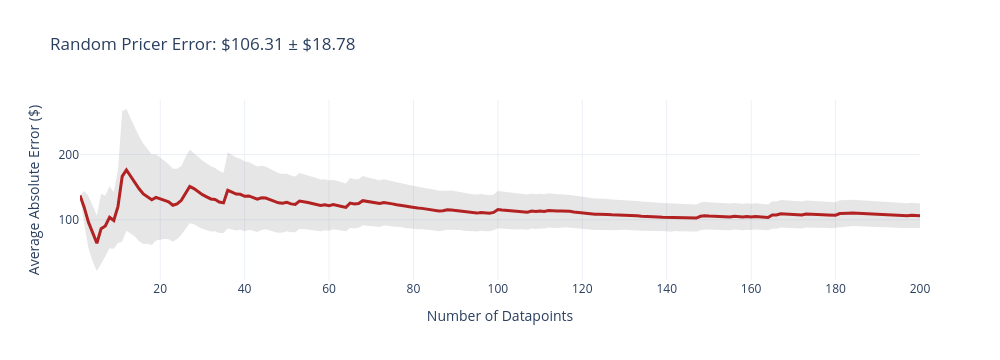
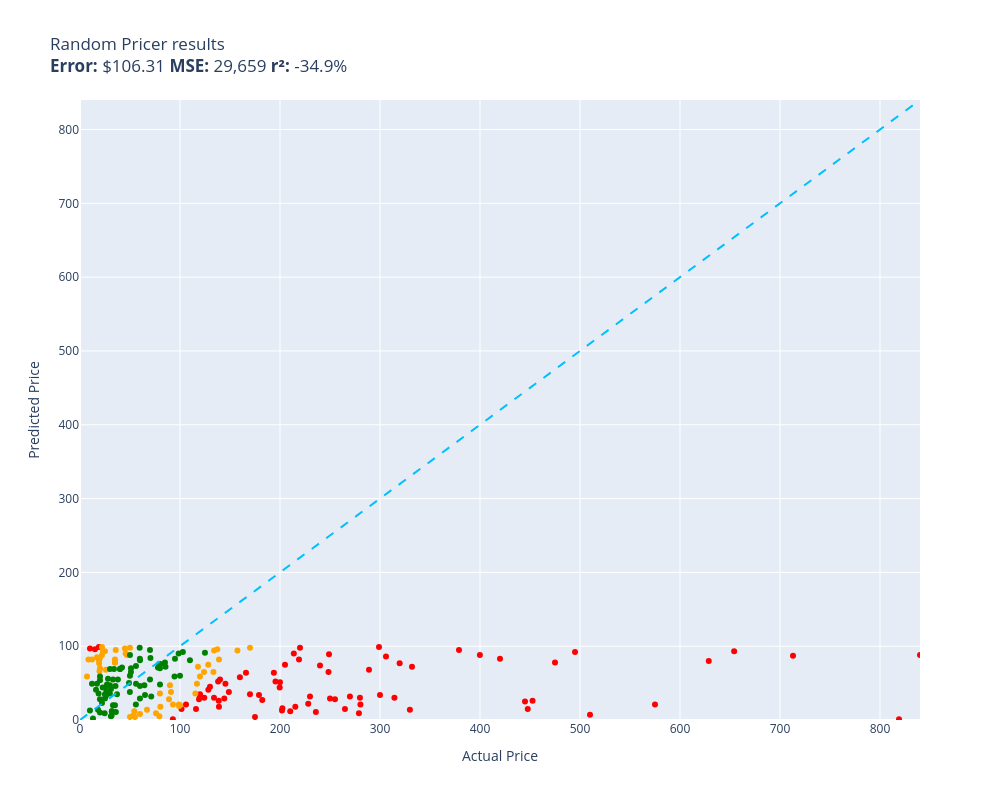

Notebook code cell kept with these figures, in order:
### Code cell
random.seed(42)
evaluate(random_pricer,test)

### Figure 1 — Plotly figure (JSON) as saved in the notebook; plotly's stock layout.template omitted (floating-point values rounded to 4 significant figures; data arrays with more than 128 entries replaced by an {"elided": "..."} marker saying what was removed)
{"data": [{"fill": "toself", "fillcolor": "rgba(128,128,128,0.2)", "hoverinfo": "skip", "line": {"color": "rgba(255,255,255,0)"}, "name": "95% CI", "showlegend": false, "type": "scatter", "x": {"elided": "400 int values"}, "y": {"elided": "400 float values"}}, {"customdata": {"elided": "200x1 float values"}, "hovertemplate": "n=%{x}<br>Avg Error=$%{y:,.2f}<br>±95% CI=$%{customdata[0]:,.2f}<extra></extra>", "line": {"color": "firebrick", "width": 3}, "mode": "lines", "name": "Cumulative Avg Error", "type": "scatter", "x": {"elided": "200 int values"}, "y": {"elided": "200 float values"}}], "layout": {"height": 360, "showlegend": false, "title": {"text": "Random Pricer Error: $106.31 ± $18.78"}, "width": 1000, "xaxis": {"title": {"text": "Number of Datapoints"}}, "yaxis": {"title": {"text": "Average Absolute Error ($)"}}}}

### Figure 2 — Plotly figure (JSON) as saved in the notebook; plotly's stock layout.template omitted (floating-point values rounded to 4 significant figures)
{"data": [{"customdata": [["Old Blood Noise Excess V2 Distortion Cho...\nGuess=$82.00 Actual=$219.00"], ["telpo Headlight Assembly Fit For 15 Camr...\nGuess=$15.00 Actual=$115.99"], ["RBC12-UPC Replacement Battery Cartridge ...\nGuess=$32.00 Actual=$229.99"], ["SuppliesOutlet Compatible Toner Cartridg...\nGuess=$29.00 Actual=$144.29"], ["ACDelco GM Original Equipment FW339 Fron...\nGuess=$18.00 Actual=$215.33"], ["Pump Head TBVECHI 175PSI 4KW 5.5HP 21CFM...\nGuess=$14.00 Actual=$329.90"], ["Bam France 2002XL Contoured Hightech Bla...\nGuess=$87.00 Actual=$713.00"], ["Metabo HPT 36V MultiVolt™ Cordless Rotar...\nGuess=$95.00 Actual=$379.00"], ["APS iBoard 6-inch Aluminum (Black Powder...\nGuess=$12.00 Actual=$210.23"], ["PEMP E65 E66 CDC Simulate Optical Fiber ...\nGuess=$28.00 Actual=$119.00"], ["Intermatic PX300 12V 300W Transformer wi...\nGuess=$30.00 Actual=$134.00"], ["SKB iSeries 3i-13096-6KP Case for BlackM...\nGuess=$4.00 Actual=$174.99"], ["Bam Trekking 3027SB Single Black Clarine...\nGuess=$72.00 Actual=$332.00"], ["DEWALT 20V MAX* XR Impact Driver with Bl...\nGuess=$26.00 Actual=$452.53"], ["Mini PC, Kinupute Desktop Computer E3-12...\nGuess=$92.00 Actual=$495.00"], ["GanFindX Portable Car Hand Controls for ...\nGuess=$58.00 Actual=$159.90"], ["Canon EOS Rebel T7 Digital SLR Camera wi...\nGuess=$1.00 Actual=$819.00"], ["Travelpro Platinum Elite Slim Business L...\nGuess=$90.00 Actual=$213.83"], ["JRready ST6313 DT Deutsch Connector Kit,...\nGuess=$44.00 Actual=$199.68"], ["Tidal Front + Rear Fender Flares 4PC Poc...\nGuess=$28.00 Actual=$254.99"], ["Dakota Alert MURS Alert Probe Sensor - M...\nGuess=$98.00 Actual=$219.99"], ["Wenger City Upgrade Laptop Backpack with...\nGuess=$49.00 Actual=$145.42"], ["AUTOFREE LED Tail Lights Assembly Compat...\nGuess=$13.00 Actual=$201.99"], ["3D Tree Hole Branches 075 Stair Risers D...\nGuess=$45.00 Actual=$129.99"], ["KOHLER 18865-CP Filtered Water Faucet, P...\nGuess=$78.00 Actual=$475.00"], ["Fjallraven, Kanken Laptop 15\" Backpack f...\nGuess=$34.00 Actual=$119.65"], ["Evan-Fischer Front Bumper Cover Compatib...\nGuess=$16.00 Actual=$202.38"], ["Sumerain S1339CM Double Handle Widesprea...\nGuess=$11.00 Actual=$235.86"], ["Poison Spyder 10-08-020 Rocker Knocker\nGuess=$80.00 Actual=$628.76"], ["VLAND LED Smoked Taillights Compatible F...\nGuess=$74.00 Actual=$239.99"], ["Lighted Triangle Mirror Cabinet Bathroom...\nGuess=$25.00 Actual=$445.00"], ["Trail Gear Twin Stick Kit for Top Shift ...\nGuess=$30.00 Actual=$279.92"], ["Engine Thermostat, Replace 19301-PAA-306...\nGuess=$99.00 Actual=$18.89"], ["Dell Optiplex 390 Desktop Computer i3 3....\nGuess=$30.00 Actual=$124.27"], ["ANZO USA 111207 GMC SIERRA 99-06 / YUKON...\nGuess=$27.00 Actual=$182.28"], ["Kingston Brass KS269SN Kingston Clawfoot...\nGuess=$86.00 Actual=$305.99"], ["EMART Photography C Stand with Boom Arm,...\nGuess=$35.00 Actual=$119.99"], ["Pioneer 2AM401-BN Two Handle Kitchen Fau...\nGuess=$22.00 Actual=$228.22"], ["Aeromotive 13304 Regulator, X1 Adjustabl...\nGuess=$32.00 Actual=$269.95"], ["Walker Exhaust Ultra EPA 16478 Direct Fi...\nGuess=$21.00 Actual=$574.99"], ["MGP Caliper Covers 39011SACURD Red Powde...\nGuess=$89.00 Actual=$249.00"], ["Canon Sure Shot 90u 35mm Date Camera\nGuess=$88.00 Actual=$399.89"], ["Mikrotik RB3011UIAS-RM RouterBOARD 10xGi...\nGuess=$99.00 Actual=$299.00"], ["AC Compressor & A/C Kit For BMW 335i 335...\nGuess=$30.00 Actual=$314.41"], ["DuraGo 29515020 Front Hub Assembly\nGuess=$41.00 Actual=$128.34"], ["MXR Carbon Copy Deluxe Analog Delay Guit...\nGuess=$52.00 Actual=$195.50"], ["Ibanez M510OVS Acoustic Mandolin in Vint...\nGuess=$35.00 Actual=$169.99"], ["Cardone 84-58642 New HEI Electronic Dist...\nGuess=$64.00 Actual=$165.99"], ["Universal Power Group 12V 100Ah Sealed L...\nGuess=$51.00 Actual=$199.99"], ["18 Inch White Undermount Kitchen Sink - ...\nGuess=$34.00 Actual=$179.00"], ["New Replacement seat cover fits Yamaha M...\nGuess=$18.00 Actual=$138.95"], ["Raspberry Pi 3 Model B+ Aluminum Case Me...\nGuess=$96.00 Actual=$14.99"], ["SP Air Corporation SP-8102BU 1/4-Inch He...\nGuess=$75.00 Actual=$204.99"], ["ASUS VY279HE-W 27” 1080P Monitor - White...\nGuess=$52.00 Actual=$138.10"], ["Music Hall pa15.3 MM/MC Phono Preamplifi...\nGuess=$29.00 Actual=$250.00"], ["4 Inches Rolled Muffler Tip Catback Exha...\nGuess=$64.00 Actual=$193.88"], ["Competition Clutch Disc and Pressure Pla...\nGuess=$7.00 Actual=$510.00"], ["APS iBoard (304 Stainless Steel Polished...\nGuess=$15.00 Actual=$264.95"], ["KUNFINE Android Radio CarPlay & Android ...\nGuess=$21.00 Actual=$106.00"], ["StonKraft Brass Chess Board Game Set wit...\nGuess=$55.00 Actual=$140.00"], ["VIPMOTOZ Sequential Turn Signal Premium ...\nGuess=$9.00 Actual=$278.94"], ["Venom Power Terra Hunter R/T+ R/T All-Te...\nGuess=$77.00 Actual=$319.65"], ["Audio Techinca ATW-T1002 System 10 Handh...\nGuess=$68.00 Actual=$289.00"], ["Dell XPS 13 9343-2727SLV 13.3\" Full HD S...\nGuess=$88.00 Actual=$839.99"], ["Steering Wheel, Carbon Fiber Automotive ...\nGuess=$15.00 Actual=$447.74"], ["Replacement Remote Control fit for Sony ...\nGuess=$97.00 Actual=$9.99"], ["Pacific Drums PDCM1618TTRB 16 x 18 Inche...\nGuess=$83.00 Actual=$419.99"], ["DuraGo BR5330 Front Vented Disc Brake Ro...\nGuess=$15.00 Actual=$101.51"], ["Vinyl Soft Top Roll-up Adjustable Truck ...\nGuess=$38.00 Actual=$148.88"], ["Blanco 230966 Valea Stainless Steel Sink...\nGuess=$1.00 Actual=$92.88"], ["Empava 24\" Single Wall Ovens 10 Cooking ...\nGuess=$93.00 Actual=$654.14"], ["HP Laserjet 2100 Laser Printer W/Test Pr...\nGuess=$34.00 Actual=$299.98"], ["PowerSport Front Rear Brakes and Rotors ...\nGuess=$65.00 Actual=$248.51"], ["Garmin 010-12402-10 GT15M-TM Transom-Mou...\nGuess=$26.00 Actual=$138.74"], ["For Volvo C70 S70 V70 V40 S40 AC Compres...\nGuess=$21.00 Actual=$280.41"]], "hovertemplate": "%{customdata[0]}<extra></extra>", "legendgroup": "red", "marker": {"color": "red", "size": 6, "symbol": "circle"}, "mode": "markers", "name": "red", "orientation": "v", "showlegend": true, "type": "scatter", "x": [219.0, 116.0, 230.0, 144.3, 215.3, 329.9, 713.0, 379.0, 210.2, 119.0, 134.0, 175.0, 332.0, 452.5, 495.0, 159.9, 819.0, 213.8, 199.7, 255.0, 220.0, 145.4, 202.0, 130.0, 475.0, 119.7, 202.4, 235.9, 628.8, 240.0, 445.0, 279.9, 18.89, 124.3, 182.3, 306.0, 120.0, 228.2, 269.9, 575.0, 249.0, 399.9, 299.0, 314.4, 128.3, 195.5, 170.0, 166.0, 200.0, 179.0, 138.9, 14.99, 205.0, 138.1, 250.0, 193.9, 510.0, 264.9, 106.0, 140.0, 278.9, 319.6, 289.0, 840.0, 447.7, 9.99, 420.0, 101.5, 148.9, 92.88, 654.1, 300.0, 248.5, 138.7, 280.4], "xaxis": "x", "y": [82, 15, 32, 29, 18, 14, 87, 95, 12, 28, 30, 4, 72, 26, 92, 58, 1, 90, 44, 28, 98, 49, 13, 45, 78, 34, 16, 11, 80, 74, 25, 30, 99, 30, 27, 86, 35, 22, 32, 21, 89, 88, 99, 30, 41, 52, 35, 64, 51, 34, 18, 96, 75, 52, 29, 64, 7, 15, 21, 55, 9, 77, 68, 88, 15, 97, 83, 15, 38, 1, 93, 34, 65, 26, 21], "yaxis": "y"}, {"customdata": [["NewPower99 Battery Kit for Samsung Galax...\nGuess=$4.00 Actual=$54.95"], ["8544771 Dryer Heating Element, 279816 Th...\nGuess=$95.00 Actual=$35.74"], ["46mm Digital Pro High-Resolution Close-U...\nGuess=$70.00 Actual=$19.99"], ["Innovative Percussion CB-6 Chamois Bass ...\nGuess=$12.00 Actual=$54.32"], ["GJY Portable TV,10.6 inch Mini TV for AT...\nGuess=$5.00 Actual=$79.36"], ["LD Products Compatible Toner Cartridge R...\nGuess=$4.00 Actual=$49.98"], ["CORSAIR Dominator Platinum RGB 32GB (2x1...\nGuess=$65.00 Actual=$124.00"], ["June Garden 12\" Sweet Dolly Charlotte - ...\nGuess=$84.00 Actual=$19.99"], ["Scranton & Co 3 Drawer Mobile File Cabin...\nGuess=$36.00 Actual=$115.35"], ["15\" Locking Shower Head Extension Arm in...\nGuess=$36.00 Actual=$79.95"], ["Projector, CRAZVIEW Projector with WiFi ...\nGuess=$6.00 Actual=$53.40"], ["Diversitech WG840585 Motor, (Ddb) 1/3Hp,...\nGuess=$94.00 Actual=$134.12"], ["Retevis RT68 Soft Earhook Walkie Talkie ...\nGuess=$59.00 Actual=$6.99"], ["Festool 492370 Platin 2 S1000 Grit 6-Inc...\nGuess=$38.00 Actual=$91.00"], ["DIMARZIO 204284 DP 163FBK Blues Bucker G...\nGuess=$47.00 Actual=$89.99"], ["BESTILL Wall Mounted Shower Faucet Set, ...\nGuess=$9.00 Actual=$76.00"], ["Miyaya@ Funny Animal Masks Collection fo...\nGuess=$85.00 Actual=$16.99"], ["Pidoko Kids Train Table, Grey with 90 Pc...\nGuess=$59.00 Actual=$119.97"], ["Satco S9596, 4 Count (Pack of 1), 4.18\nGuess=$82.00 Actual=$12.00"], ["Marvel Legends Series X-Men 6-Inch Archa...\nGuess=$21.00 Actual=$98.95"], ["KOHLER K-1185540-CP Assembly-Slider\nGuess=$90.00 Actual=$45.67"], ["KUNN Small Electrician Tool Pouch Utilit...\nGuess=$88.00 Actual=$21.99"], ["Replacement Remote Control for PANASONIC...\nGuess=$78.00 Actual=$34.95"], ["KS K-STORM Replacement Silicone Mushroom...\nGuess=$82.00 Actual=$8.50"], ["Grey Pneumatic 1311SD Impact Socket Set\nGuess=$94.00 Actual=$157.43"], ["4pc Wheel Spacers Adapters 4\" (2inch Per...\nGuess=$49.00 Actual=$116.95"], ["Urth 62mm UV, Circular Polarizing (CPL),...\nGuess=$82.00 Actual=$139.00"], ["LSI Broadcom SAS 9300-8i 8-port 12Gb/s S...\nGuess=$72.00 Actual=$118.00"], ["MONOCARBON Forged Carbon Fiber Case for ...\nGuess=$8.00 Actual=$59.99"], ["CradlePoint Compact Broadband Router (CB...\nGuess=$28.00 Actual=$89.00"], ["Auertech Portable Washing Machine, 14lbs...\nGuess=$19.00 Actual=$98.99"], ["Evan Fischer Radiator Cooling Fan Assemb...\nGuess=$96.00 Actual=$137.34"], ["ROHL WSGUM3018WH Wire Sink Grids, White\nGuess=$75.00 Actual=$128.28"], ["Diversitech UC2436-3 Ultralite Condenser...\nGuess=$18.00 Actual=$80.39"], ["Lorell Bell Chair Glide, 2.5\", Black\nGuess=$66.00 Actual=$19.50"], ["200 ' feet True 14 Gauge AWG CCA Speaker...\nGuess=$97.00 Actual=$44.95"], ["The Puppet Company - Carpet-Unicorn, Whi...\nGuess=$81.00 Actual=$19.00"], ["KYX Racing Hardened Steel Center Drive S...\nGuess=$88.00 Actual=$46.99"], ["Baumgartens Sicurix Blank PVC ID Cards (...\nGuess=$77.00 Actual=$19.11"], ["VATOS 4 Packs Bubble Machine Gun for Kid...\nGuess=$93.00 Actual=$22.88"], ["sabermaster TCG Playmat yugioh playmat T...\nGuess=$99.00 Actual=$21.99"], ["Samsung DA97-07603B Freezer Ice Maker As...\nGuess=$21.00 Actual=$93.02"], ["Think Gizmos Build Your Own Robot Toys f...\nGuess=$93.00 Actual=$24.95"], ["Viola Bow 4/4 Full Size Carbon Fiber (Bl...\nGuess=$98.00 Actual=$49.99"], ["Targus CityGear Durable Backpack, Black,...\nGuess=$65.00 Actual=$133.43"], ["KZ ZS10 Pro in Ear Monitor Headphone KZ ...\nGuess=$14.00 Actual=$66.99"], ["Jada Toys Ryan's World Combo Panda Airli...\nGuess=$82.00 Actual=$34.94"], ["STICKGOO Peel and Stick Backsplash for K...\nGuess=$78.00 Actual=$34.99"], ["Fitness Center Gym Room Weight Train Dua...\nGuess=$20.00 Actual=$99.99"], ["Xiaomi Redmi 10 2022 NFC 4G LTE (128GB +...\nGuess=$98.00 Actual=$169.99"], ["NICKSTON Red Sparkling Glitter Slim Band...\nGuess=$68.00 Actual=$25.99"]], "hovertemplate": "%{customdata[0]}<extra></extra>", "legendgroup": "orange", "marker": {"color": "orange", "size": 6, "symbol": "circle"}, "mode": "markers", "name": "orange", "orientation": "v", "showlegend": true, "type": "scatter", "x": [54.95, 35.74, 19.99, 54.32, 79.36, 49.98, 124.0, 19.99, 115.3, 79.95, 53.4, 134.1, 6.99, 91.0, 89.99, 76.0, 16.99, 120.0, 12.0, 98.95, 45.67, 21.99, 34.95, 8.5, 157.4, 117.0, 139.0, 118.0, 59.99, 89.0, 98.99, 137.3, 128.3, 80.39, 19.5, 44.95, 19.0, 46.99, 19.11, 22.88, 21.99, 93.02, 24.95, 49.99, 133.4, 66.99, 34.94, 34.99, 99.99, 170.0, 25.99], "xaxis": "x", "y": [4, 95, 70, 12, 5, 4, 65, 84, 36, 36, 6, 94, 59, 38, 47, 9, 85, 59, 82, 21, 90, 88, 78, 82, 94, 49, 82, 72, 8, 28, 19, 96, 75, 18, 66, 97, 81, 88, 77, 93, 99, 21, 93, 98, 65, 14, 82, 78, 20, 98, 68], "yaxis": "y"}, {"customdata": [["EXMAX NG-10X Fresnel Lens Focusing Adapt...\nGuess=$95.00 Actual=$69.98"], ["Stand for Raven Pro Document Scanner - P...\nGuess=$36.00 Actual=$29.85"], ["Panasonic KX-TG6511B DECT 6.0 PLUS Expan...\nGuess=$76.00 Actual=$79.20"], ["LOVE MEI Galaxy S10 Lite Case, Military ...\nGuess=$55.00 Actual=$32.98"], ["HK SYSTEMS 13\" Heavy Duty Black \"Push\" O...\nGuess=$78.00 Actual=$84.95"], ["Aolemi Oil Rubbed Bronze Single Function...\nGuess=$90.00 Actual=$98.65"], ["Clementoni 39132.5 Jigsaw Puzzle 1,000 P...\nGuess=$70.00 Actual=$79.95"], ["10GBase-LR SFP+ Transceiver, Handar 10GB...\nGuess=$54.00 Actual=$19.99"], ["Deco Mount Pro Tripod Microphone Stand w...\nGuess=$29.00 Actual=$59.95"], ["KOMPUTERBAY 4GB 2X 2GB DDR2 1066MHz PC2-...\nGuess=$76.00 Actual=$80.34"], ["Evergreen HSHB2005 Cylinder Head Gasket ...\nGuess=$98.00 Actual=$59.69"], ["Task T24287 Roman Ogee Router Bit with 1...\nGuess=$21.00 Actual=$55.88"], ["Southwire 120V/15A Right Angle User Atta...\nGuess=$55.00 Actual=$37.87"], ["Mylites+ Standard Comic Book Mylar Sleev...\nGuess=$20.00 Actual=$34.99"], ["DALDED LED Light Kit for Lego Sonic Gree...\nGuess=$44.00 Actual=$24.99"], ["152MM Hole Saws M42 Bi-Metal High Speed ...\nGuess=$14.00 Actual=$17.99"], ["Baseball Backpacks Large 18 Inch Bookbag...\nGuess=$12.00 Actual=$31.77"], ["Adams Check Payment and Deposit Register...\nGuess=$46.00 Actual=$35.49"], ["MC: Pindicator (Dual Intensity Amber)\nGuess=$69.00 Actual=$40.00"], ["Laisomeke Waterproof Junction Box, Unive...\nGuess=$49.00 Actual=$11.99"], ["Webcem Solar Shed Light Outdoor Indoor, ...\nGuess=$71.00 Actual=$77.96"], ["Western Digital Enterprise RE4-GP 2TB SA...\nGuess=$81.00 Actual=$109.95"], ["PM Auto Front Right Quick Complete Strut...\nGuess=$91.00 Actual=$124.94"], ["Tablet PC Cover Compatible with Lenovo T...\nGuess=$6.00 Actual=$31.61"], ["Ultra Duster Canned Air Net 10 Oz 6-Pack\nGuess=$38.00 Actual=$49.90"], ["Beck/Arnley 0421945 Air Filter\nGuess=$11.00 Actual=$35.87"], ["IQShield Screen Protector Compatible wit...\nGuess=$13.00 Actual=$9.95"], ["Liberty Imports 12 Pack: US Military Toy...\nGuess=$49.00 Actual=$16.98"], ["Neporal Full Spectrum Light Bulb, 6000K ...\nGuess=$36.00 Actual=$18.59"], ["Ceramic Talavera Mexican Tile 4x4\", 9 Pi...\nGuess=$47.00 Actual=$29.95"], ["Intrepid International Dressage Letters-...\nGuess=$48.00 Actual=$26.99"], ["LEGO Marvel Avengers War Machine Buster ...\nGuess=$46.00 Actual=$59.95"], ["Trim Kit for 2-handle Shower & Tub Valve...\nGuess=$83.00 Actual=$94.99"], ["iPhone 12/12 Pro Nicaragua Guardabarranc...\nGuess=$10.00 Actual=$19.97"], ["LSSAGOON Backpack for Women Teen Kids Gi...\nGuess=$69.00 Actual=$33.99"], ["4LT LUMINETTE Vanity Opal GLS BSN\nGuess=$60.00 Actual=$99.99"], ["GE RPWF SmartWater Comparable Refrigerat...\nGuess=$35.00 Actual=$36.99"], ["Royal Designs, Inc. Decorative Abundant ...\nGuess=$29.00 Actual=$24.95"], ["NewFantasia Replacement Audio Cable with...\nGuess=$42.00 Actual=$31.00"], ["Wilkinson LOW GAUSS Vintage Tone Strat S...\nGuess=$5.00 Actual=$30.93"], ["Berta (6 Pieces) 1-1/4 inch Overlay, 90 ...\nGuess=$9.00 Actual=$24.66"], ["Chalkboard Name Badges with Magnetic Bac...\nGuess=$28.00 Actual=$19.95"], ["Linkloos Solar Street Lights Outdoor Wat...\nGuess=$73.00 Actual=$55.99"], ["GENUINE VOLVO THERMOSTAT (3.0, 3.2) S60 ...\nGuess=$92.00 Actual=$102.85"], ["USB Charger, CIVIE High Speed 60W Multip...\nGuess=$41.00 Actual=$15.99"], ["Pyle Wireless Rear View Backup Camera - ...\nGuess=$84.00 Actual=$70.45"], ["Hp Pavilion P7-1257c Motherboard Aahd3-h...\nGuess=$83.00 Actual=$59.86"], ["Kastar Battery Pack Replacement for Sony...\nGuess=$59.00 Actual=$19.99"], ["Amana Tool - SC587 Carbide Tipped 3-Wing...\nGuess=$32.00 Actual=$71.23"], ["ECCPP Power Steering Pump for 2009-2010 ...\nGuess=$72.00 Actual=$85.48"], ["AZX Stylus Pencil for Apple iPad Pro 202...\nGuess=$69.00 Actual=$29.99"], ["UPR Mach 1 Chin Spoiler Fits 94-98 Musta...\nGuess=$34.00 Actual=$64.99"], ["Skullcandy Hesh Evo Bluetooth Headphones...\nGuess=$55.00 Actual=$69.99"], ["LCD Screen for Dell Inspiron 17R 17.3\" H...\nGuess=$47.00 Actual=$64.37"], ["CTLAMP XL-2100 Professional Quality XL-2...\nGuess=$12.00 Actual=$32.00"], ["200 Couples Conversation Cards - Enjoy B...\nGuess=$20.00 Actual=$32.97"], ["A-Premium Front Suspension Steering Knuc...\nGuess=$50.00 Actual=$48.99"], ["OEM Samsung Remote Control Shipped with ...\nGuess=$49.00 Actual=$56.00"], ["Custom Engagement Logo Desk Embosser Sea...\nGuess=$60.00 Actual=$49.95"], ["520 Pieces Christmas Envelope Seal Stick...\nGuess=$33.00 Actual=$25.99"], ["LD Compatible Ink Cartridge Replacement ...\nGuess=$71.00 Actual=$41.99"], ["BestPricedDecals Wine A BIT, You'll Feel...\nGuess=$2.00 Actual=$12.98"], ["BXYJY for Samsung Galaxy Z Fold 3 Case w...\nGuess=$88.00 Actual=$49.99"], ["VONADO Space Wars Colonial Viper MK1 Bui...\nGuess=$69.00 Actual=$39.99"], ["Disney Princess Sparkling Princess Sleep...\nGuess=$35.00 Actual=$24.95"], ["Star Wars Die-Cast Metal TITANIUM Series...\nGuess=$44.00 Actual=$22.70"], ["Glovion Music Stand Light, Clip On Piano...\nGuess=$56.00 Actual=$27.99"], ["Intex River Run Connect Lounge (Four)\nGuess=$59.00 Actual=$94.49"], ["VTech Strum and Jam Kidi Musical Guitar ...\nGuess=$23.00 Actual=$21.99"], ["Fender Hendrix Voodoo Child Coiled Instr...\nGuess=$81.00 Actual=$59.99"], ["W11130208 W10695459 Refrigerator LED Mod...\nGuess=$39.00 Actual=$26.59"], ["Pyle 2x120 Watt Home Audio Speaker Power...\nGuess=$65.00 Actual=$50.92"], ["MonMount Triple Monitor Stand Freestandi...\nGuess=$48.00 Actual=$79.99"], ["Refresh NSF-53 Premium Replacement Refri...\nGuess=$70.00 Actual=$50.99"]], "hovertemplate": "%{customdata[0]}<extra></extra>", "legendgroup": "green", "marker": {"color": "green", "size": 6, "symbol": "circle"}, "mode": "markers", "name": "green", "orientation": "v", "showlegend": true, "type": "scatter", "x": [69.98, 29.85, 79.2, 32.98, 84.95, 98.65, 79.95, 19.99, 59.95, 80.34, 59.69, 55.88, 37.87, 34.99, 24.99, 17.99, 31.77, 35.49, 40.0, 11.99, 77.96, 110.0, 124.9, 31.61, 49.9, 35.87, 9.95, 16.98, 18.59, 29.95, 26.99, 59.95, 94.99, 19.97, 33.99, 99.99, 36.99, 24.95, 31.0, 30.93, 24.66, 19.95, 55.99, 102.8, 15.99, 70.45, 59.86, 19.99, 71.23, 85.48, 29.99, 64.99, 69.99, 64.37, 32.0, 32.97, 48.99, 56.0, 49.95, 25.99, 41.99, 12.98, 49.99, 39.99, 24.95, 22.7, 27.99, 94.49, 21.99, 59.99, 26.59, 50.92, 79.99, 50.99], "xaxis": "x", "y": [95, 36, 76, 55, 78, 90, 70, 54, 29, 76, 98, 21, 55, 20, 44, 14, 12, 46, 69, 49, 71, 81, 91, 6, 38, 11, 13, 49, 36, 47, 48, 46, 83, 10, 69, 60, 35, 29, 42, 5, 9, 28, 73, 92, 41, 84, 83, 59, 32, 72, 69, 34, 55, 47, 12, 20, 50, 49, 60, 33, 71, 2, 88, 69, 35, 44, 56, 59, 23, 81, 39, 65, 48, 70], "yaxis": "y"}, {"hoverinfo": "skip", "line": {"color": "deepskyblue", "dash": "dash", "width": 2}, "mode": "lines", "name": "y = x", "showlegend": false, "type": "scatter", "x": [0, 840.0], "y": [0, 840.0]}], "layout": {"height": 800, "legend": {"title": {"text": "color"}, "tracegroupgap": 0}, "showlegend": false, "title": {"text": "Random Pricer results<br><b>Error:</b> $106.31 <b>MSE:</b> 29,659 <b>r²:</b> -34.9%"}, "width": 1000, "xaxis": {"anchor": "y", "domain": [0, 1], "range": [0, 840.0], "title": {"text": "Actual Price"}}, "yaxis": {"anchor": "x", "domain": [0, 1], "range": [0, 840.0], "title": {"text": "Predicted Price"}}}}
